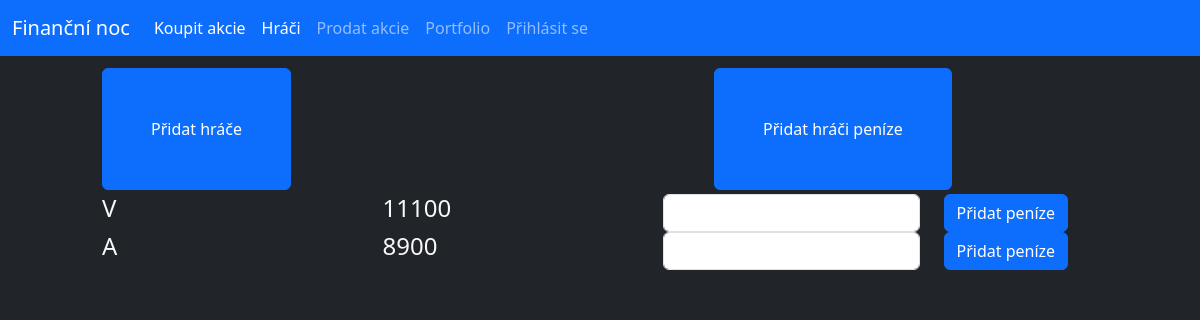
The app's page /admin/addMoney (signed in) with its own data.
### database.py (models this page shows, shortened)
class User(db.Model):
    _id = db.Column("id", db.Integer, primary_key=True)
    name = db.Column(db.String(40))
    money = db.Column(db.Integer)
    password = db.Column(db.String(70))

### router.py (the view, shortened to what this page needs)
@app.route("/admin/addMoney", methods=["GET"])
@app.route("/admin/addMoney/<userId>", methods=["POST"])
def addMoney(userId=0):
    if request.method == "GET":
        users = User.query.all()
        if "adminLogin" in session:
            return render_template("addUserMoney.html", users=users)
        else:
            return redirect(url_for("adminLogin"))

### templates/addUserMoney.html
{% extends "main.html" %}
{% block content %}
<div class="row px-3 py-1"></div>
<div class="row py-1">
    <div class="col offset-1">
        <form action="/admin/addUser" method="GET">
            <button class="btn btn-primary py-5 px-5">Přidat hráče</button>
        </form>
    </div>
    <div class="col offset-1">
        <form action="/admin/addMoney" method="GET">
            <button class="btn btn-primary py-5 px-5">Přidat hráči peníze</button>
        </form>
    </div>
</div>
    {% for usr in users %}
    <form method="POST" action="/admin/addMoney/{{usr._id}}">
        <div class="row">
            <div class="col offset-1 --bs-border-color-translucent"><h4 class="text-light">{{usr.name}}</h4></div>
            <div class="col --bs-border-color-translucent"><h4 class="text-light">{{usr.money}}</h4></div>
            <div class="col --bs-border-color-translucent"><input type="amount" class="form-control" id="amount" name="amount"></div>
            <div class="col">
                <button type="submit" class="btn btn-primary">Přidat peníze</button>
            </div>
        </div>
    </form>
    {% endfor %}
{% endblock %}

### records on screen
User: name "V", money "11100"
User: name "A", money "8900"
